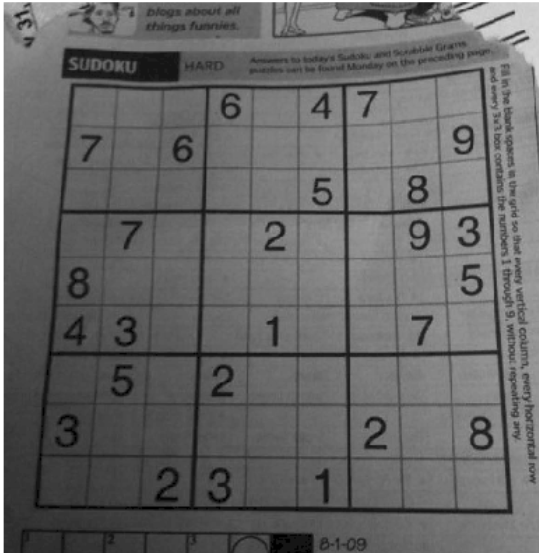
#> input picture Assets/sudoku_paper.png, 539 x 553 px, found by its file name
$ jupyter execute edge_detection.ipynb
#> lines starting #> are read from the running program, lines starting #| are printed output that depends on the picture
# **1. Edge Detection**

Edge detection is one of the common practices in computer vision which is the idea of detecting edges of different objects in image which has several applications like image segmentation, feature extraction, and other. Edge detection works by giving higher intesity to edges and supressing other values to the background.

## **1.1 Laplacian Image Gradient For Edge Detection**

The Laplacian image gradient is a popular technique in image processing and computer vision that is famously used for edge detection. It uses the Laplacian Operator to find the edges.

The basic assumption is that the edges of a particular object in an image will strictly increase or decrease their intensity suddenly. Therefore, if we can differentiate the rate of change of the intensity of pixel values based on the space they are in the image, we can detect edges. However, for further improvement, we can use the second derivative of the image. Here we calculate how the rate of change of pixels changes according to the space they are in. This will give us higher values when we are at the boundaries of an object in the pixel, which helps to detect edges.

For applying laplacian operator on an image, we convolve the image with a laplacian kernel, which is a small matrix representing the descrete approximation of laplacian operator.

After performing convolution witht the laplacian kernel, we obtain a new image where the edges are enhanced and the backgorund noise is suppressed.

[cell 1]
import cv2 as cv
import numpy as np

img = cv.imread('D:/OpenCV2/Assets/sudoku_paper.png', cv.IMREAD_GRAYSCALE)
#> img is the input picture: shape (553, 539); min 0, max 255, mean 102.1
img2 = cv.Laplacian(img.copy(), ddepth=64)
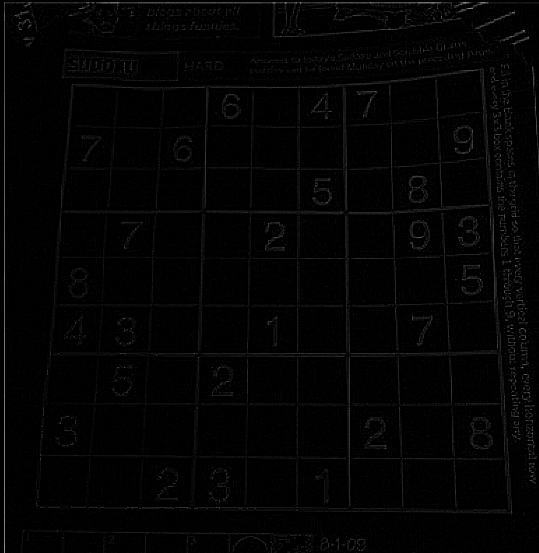
#> img2: shape (553, 539); min 0, max 156, mean 3.5
cv.imshow('window', np.hstack([img, img2]))
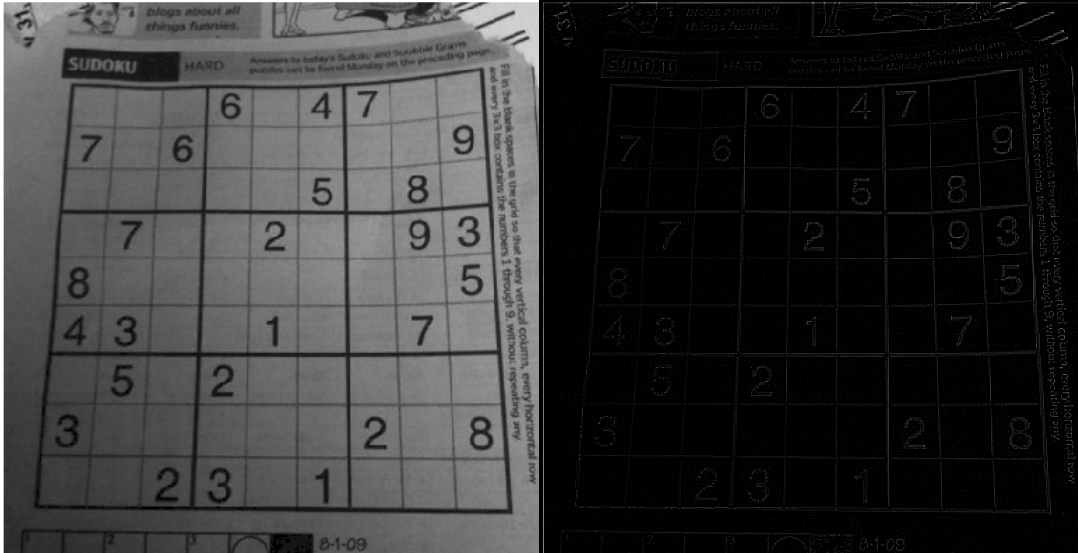
#> window 'window': shape (553, 1078); min 0, max 255, mean 52.8

cv.waitKey(0)
cv.destroyAllWindows()

## **1.2 Canny Edge Detection**

Canny Edge detection is one of the best and popular edge detection algorithm introduced by John F. Canny. It goes through several steps to finally obtain the image where the edges are perfectly marked.

Here are the steps involved in Canny Edge Detection.

1. **Convert the Image to Grayscale.**
2. **Apply Gaussian blur.**
3. **Apply Sobel Operator.**
4. **Apply non-maximum supression.**
5. **Apply Thresholding.**
6. **Edge Tracking by histerisis.**

Edge detection algorithms, specifically Canny Edge Detection, work under the assumption that high changes in intensity within an image indicate the presence of an edge. By calculating the **gradient** of a pixel in relation to its neighboring pixels both horizontally and vertically (Applying Sobel Operator), we can identify these sudden changes and accurately detect edges in the image.

### **1.2.1 Converting the image to gray scale**

Converting the image to grayscale before applying canny edge detection can be beneficial since grayscale images deal with two intensities, either high or low. This makes the process easier. Converting the image to gray scale can be simply done with opencv.

[cell 2]
img = cv.imread('D:/OpenCV2/Assets/newton.jpg')
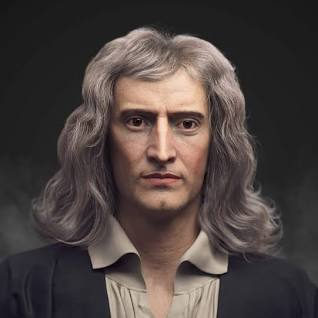
#> input picture Assets/newton.jpg, 318 x 318 px, found by its file name
#> img is the input picture: shape (318, 318, 3); mean B, G, R 63.9, 66.4, 76.1
gray = cv.cvtColor(img, cv.COLOR_BGR2GRAY)
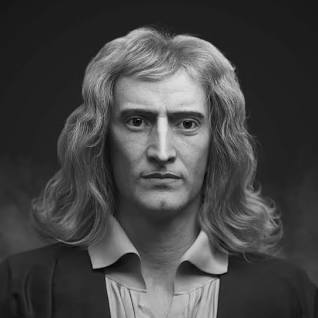
#> gray: shape (318, 318); min 0, max 225, mean 69
cv.imshow('window', gray)
cv.waitKey(0)
cv.destroyAllWindows()

### **1.2.2 Applying Gaussian Blur**

Gaussian blur is a technique used to normalize images and produce a blur effect that smoothens the image. But why do we need to apply it?

When we consider a raw image, the edges and other parts might be very sharp and clear, which can lead to sudden intensity changes and affect edge detection. For example, when there are two edges close to each other, if we don't apply Gaussian blur before thresholding, the higher intensity edges will remove the lower intensity edges, which reduces the accuracy of edge detection.

Therefore, applying Gaussian blur is a common approach before any edge detection task to ensure accurate and reliable results.

[cell 3]
img = cv.imread('D:/OpenCV2/Assets/sudoku_paper.png')
blurred = cv.GaussianBlur(img, (5, 5), 0)
cv.imshow('window', blurred)
cv.waitKey(0)
cv.destroyAllWindows()

### **1.2.3 Applying Sobel Operator**

The Sobel Operator is a type of edge detection technique that detects edges by examining each pixel of an image and its horizontal and vertical neighboring pixels. It is essentially a 3x3 kernel that can be applied to an image to produce a gradient vector containing the values of intensity changes of pixels with respect to their neighboring pixels.

Here's how it works:

1. First, each individual pixel is examined one by one.
2. For each pixel, we calculate the rate of change of that pixel with respect to its neighboring pixels both horizontally and vertically. This can be done by finding the derivatives of horizontal and vertical pixel changes with respect to the current pixel.
3. After applying the kernel (Sobel Operator), we get a gradient vector.
4. This gradient vector contains the rate of change in both horizontal and vertical directions.
5. Finding the magnitude of this vector will give us information about the overall intensity of the current pixel with respect to its neighbors.
6. The orientation/direction of this vector will give us information about where the intensity is increasing mostly, either in the horizontal direction or the vertical direction.
7. Finally, we use the computed magnitude and plug it as the current pixel value. We'll place this value in the same pixel index or position of the new edge-detected image that we are going to create.

Here are the Sobel kernels:

Horizontal Sobel kernel:

\begin{bmatrix}
-1 & 0 & 1 \\
-2 & 0 & 2 \\
-1 & 0 & 1
\end{bmatrix}

Vertical Sobel kernel:

\begin{bmatrix}
-1 & -2 & -1 \\
0 & 0 & 0 \\
1 & 2 & 1
\end{bmatrix}

After applying both of this for each of 3x3 window of an image, we'll get the gradient vector, Suppose, we got the gradient vector of a single pixel like this,

\begin{bmatrix}
55 \\
45
\end{bmatrix}

To find the magnitude, you can use the Pythagores Theorem.

$$
\text{Magnitude} = \sqrt{{\text{Horizontal\_Gradient}}^2 + {\text{Vertical\_Gradient}}^2}
$$

$$
\text{Magnitude} = \sqrt{{\text{55}^2 + {\text{45}^2}}} = 71.064
$$

We can round this magintude and apply to the new image same pixel position as of the original image.
Doing this for each of the pixels will give us a new image which consists of detected edges.

For finding the orientation, we can use the **arctan** of the ration between horizontal and vertical rate of change values in the gradient vector.

Arctan is just the inverse of tangent function, we are performing arctan because we are interested in finding the angle between these two values, based on that angle, we can find the orientation of the gradient vector. Well, we know that,

$$
\tan(\theta) = \frac{\text{adjacent}}{\text{opposite}}
$$

So if we have the values similar to adjacent and opposite side which is horizontal and vertical rate of change values, we could do,

$$
\text{arctan}\left(\frac{\text{opposite}}{\text{adjacent}}\right) = \theta
$$

[cell 4]
gradient_x = cv.Sobel(src=blurred, ddepth=cv.CV_64F, dx=1, dy=0, ksize = 3)
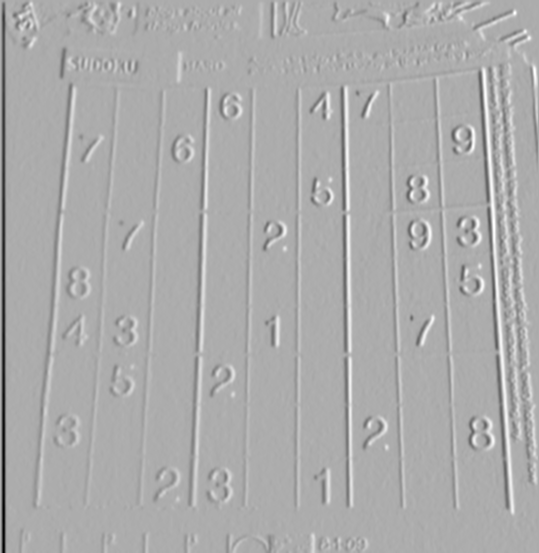
#> gradient_x: shape (553, 539, 3) float64; min -534, max 256, mean -1.5; drawn with min black and max white
gradient_y = cv.Sobel(blurred, cv.CV_64F, dx=0, dy=1, ksize=3)
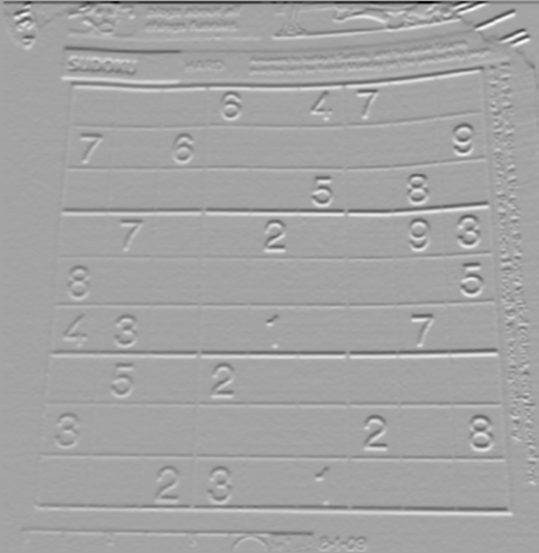
#> gradient_y: shape (553, 539, 3) float64; min -556, max 308, mean -2.3; drawn with min black and max white


print(gradient_x)
#> (printed output is left out)
print(gradient_y)
#> (printed output is left out)

### **1.2.4 Non-Maximum Supression**

The Sobel Operator is a commonly used method to find edges in an image, but it has a limitation. The resulting image may contain thick and dispersed edges since Sobel does not consider the thickness of the edges. To address this issue, we can apply non-maximum suppression to the resulting image obtained after applying the Sobel operator.

Non-maximum suppression works by suppressing pixel values that have lower intensity than the global maximum intensity values. In other words, intensities that are lower than the maximum intensity of the image are converted to zero. The global maximum intensity represents where the edges are located, so removing the remaining intensities makes sense.

This process involves examining neighboring intensities and the direction in which they are increasing or decreasing. Based on this information, we can determine which pixel intensities to suppress and which ones to keep.

### **1.2.5 Thresholding**

In this step, we choose a threshold value to adjust the brightness of certain pixels in an image. The pixels on the edges of the image need to be brighter while the others need to be dimmer. This is because the values of the pixels on the edges are usually greater than the values of the other pixels. By applying thresholding, we can enhance the edges of the image based on a specific threshold value.

### **1.2.6 Edge Tracking by histerisis**

This is the last and final step which involves tracking the edges. This step if optional but is preferd since it will give more clarity to edges. The idea behind edge tracking by hysteresis is to link adjacent edge pixels to form continuous edges and suppress isolated edge pixels that may be noise.

The process begins by classifying the edges into three categories based on their gradient magnitude:

* Strong Edges: Pixels with gradient magnitudes above a high threshold.
* Weak Edges: Pixels with gradient magnitudes between a low and high threshold.
* Non-Edges: Pixels with gradient magnitudes below a low threshold.

[cell 5]
edges = cv.Canny(img, threshold1=50, threshold2=100)
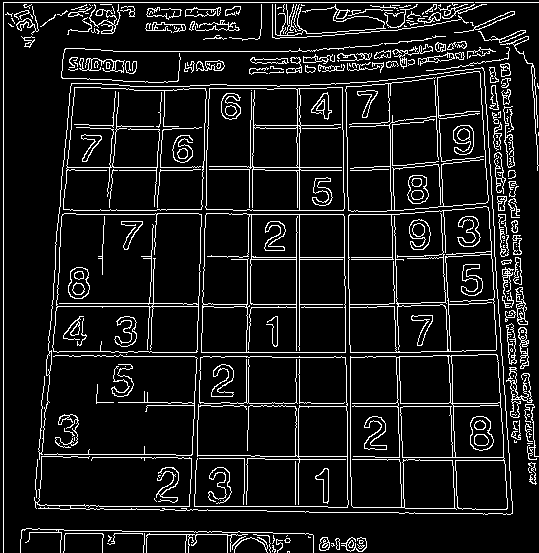
#> edges: shape (553, 539); 10% white in thin lines or dots

cv.imshow('window', edges)
cv.waitKey(0)
cv.destroyAllWindows()
